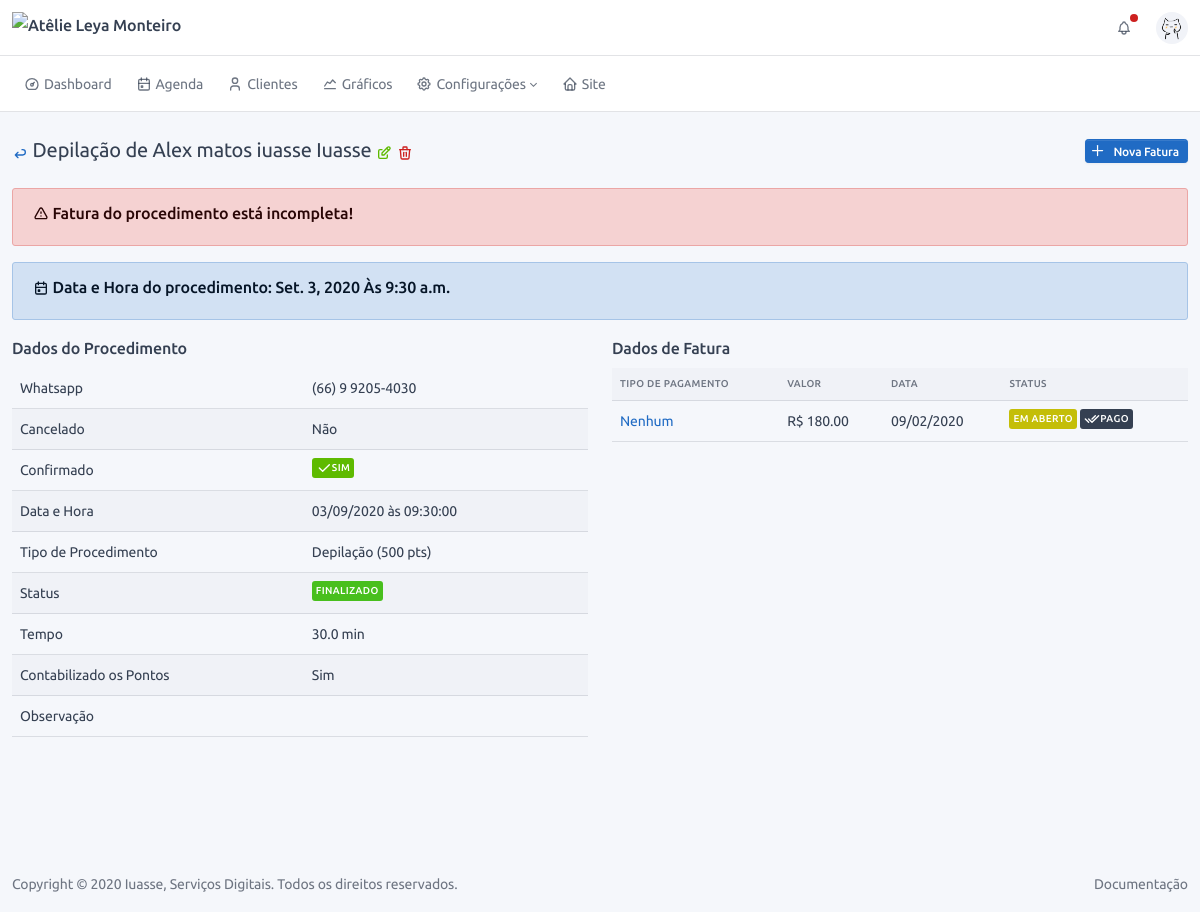
The app's page /service/2/27/profile/ (signed in), older data.
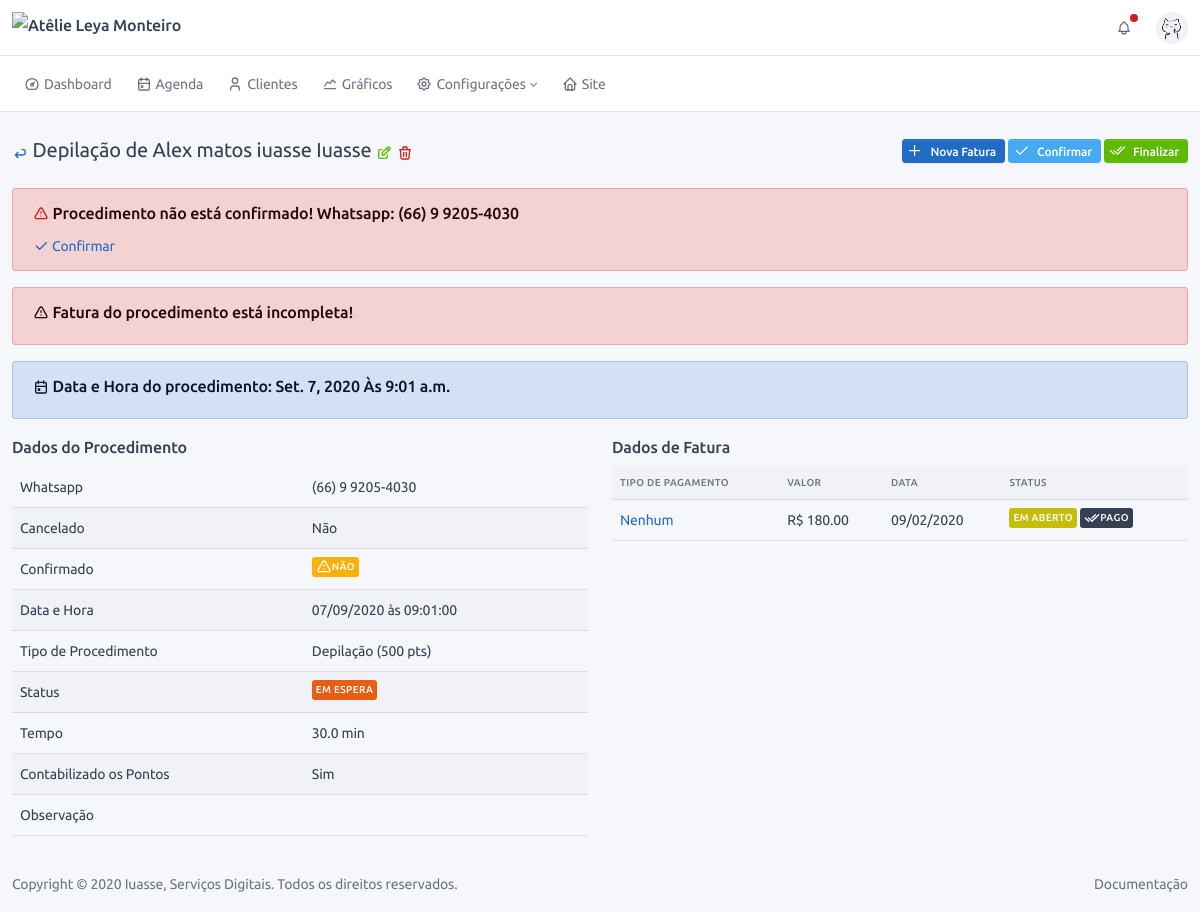
The same page, newer data.
### service/models.py (models this page shows, shortened)
class OrderOfService(BaseModel):
    type_of_service = models.ForeignKey("config.TypeOfService", verbose_name="Procedimento", on_delete=models.SET_NULL,
                                        null=True)
    status = models.ForeignKey("config.StatusService", verbose_name="Status", on_delete=models.PROTECT)
    finished = models.BooleanField("finalizado", default=False)
    counted = models.BooleanField("contabilizado", default=False, help_text="Procedimento já foi contabilizado?")
    confirmed = models.BooleanField("confirmado", default=False, help_text="Procedimento foi confirmado?")
    canceled = models.BooleanField("cancelado", default=False, help_text="Procedimento foi cancelado?")
    date = models.DateField("Data", default=timezone.localtime(timezone.now()))
    time = models.TimeField("Hora", default=timezone.localtime(timezone.now()))
    observation = models.TextField("observação", blank=True)
    customer = models.ForeignKey("users.CustomUser", verbose_name="Cliente", on_delete=models.CASCADE, blank=True,
                                 null=True)
    def get_back_url(self):
        return reverse('users:customuser:profile_admin', kwargs={'pk': self.customer.pk})
    def get_delete_url(self):
        return reverse(self.get_reverse_delete, kwargs={'cpk': self.customer.pk, 'pk': self.pk})
    def get_edit_url(self):
        return reverse(self.get_reverse_edit, kwargs={'cpk': self.customer.pk, 'pk': self.pk})
    def get_new_invoice_url(self):
        return reverse('financial:invoice:create', kwargs={'spk': self.pk})
    def get_confirmed_url(self):
        return reverse('service:orderofservice:confirmed', kwargs={'pk': self.pk, 'flag': 0})
    def get_finished_url(self):
        return reverse('service:orderofservice:finished', kwargs={'pk': self.pk, 'flag': 0})
    def get_full_name(self):
        return "{} de {}".format(self.type_of_service, self.customer.get_full_name())
    def get_confirmed_html(self):
        return settings.ICON_CONFIRMED if self.confirmed else settings.ICON_NOT_CONFIRMED
    def get_date_html(self):
        return "Hoje às {} <span class='text-info'>{}</span>".format(self.time,
                                                                     ICON_CALENDAR) if self.date == date.today() \
            else "{} às {}".format(self.date.strftime("%d/%m/%Y"), self.time)
    def get_status_html(self):
        return f"<span class='badge' style='background-color: {self.status.contextual};'>{self.status}</span>"
    def get_dict_data(self):
        return {
            'Whatsapp': self.customer.whatsapp,
            'Cancelado': "Sim" if self.canceled else "Não",
            'Confirmado': mark_safe(self.get_confirmed_html),
            'Data e Hora': mark_safe(self.get_date_html()),
            'Tipo de Procedimento': "{} ({} pts)".format(self.type_of_service, self.type_of_service.rewarded_points),
            'Status': mark_safe(self.get_status_html()),
            'Tempo': f'{self.type_of_service.time} min',
            'Contabilizado os Pontos': "Sim" if self.counted else "Não",
            'Observação': self.observation,
        }
    def get_invoice_sorted_by_date(self):
        retDict = {}
        for s in self.invoice_set.all().order_by('-date', '-id'):
            m_y = "{}/{}".format(s.date.month, s.date.year)
            if m_y in retDict:
                retDict[m_y]['invoices'].append(s)
            else:
                retDict[m_y] = {}
                retDict[m_y]['invoices'] = []
                retDict[m_y]['invoices'].append(s)
        return retDict
    def get_past_date_without_invoice(self):
        return self.date < date.today() and self.invoice_set.all().count() == 0
    def get_invoice_not_completed(self):
        if self.date < date.today():
            for i in self.invoice_set.all():
                if not i.type_of_payment:
                    return True
        return False

### users/models.py (models this page shows, shortened)
class CustomUser(AbstractUser):
    birth_day = models.DateField('data de nascimento', blank=True, null=True)
    whatsapp = models.CharField('whatsapp', max_length=16)
    total_of_points = models.IntegerField(default=0, verbose_name='Total de pontos')
    def get_full_name(self):
        return "{} {}".format(self.first_name, self.last_name)

### config/models.py (models this page shows, shortened)
class BaseConfigModel(BaseModel):
    name = models.CharField("nome", max_length=128)
    def __str__(self):
        return self.name
    class Meta:
        abstract = True

class TypeOfService(BaseConfigModel):
    contextual = models.CharField("cor", default="#ffffff", max_length=7,
                                  help_text="Escolha uma cor para representar esse procedimento!")
    time = models.FloatField("tempo", default=30, help_text="Coloque o tempo em minutos, ex.: 1hr = 60min")
    value = models.DecimalField("Valor", max_digits=11, decimal_places=2, default=0,
                                help_text="Valor do procedimento, ele será usado para auto preenchimento de alguns "
                                          "campos!")
    rewarded_points = models.IntegerField("pontos ganhos", default=0)
    description = models.TextField("Descrição", blank=True, help_text="Usado no site para descrever o procedimento")
    image = models.ImageField("Foto", upload_to='images/', help_text="Foto representando o procedimento.",
                              blank=True, null=True)

### service/views.py (the view)
# urls.py: path('<int:cpk>/<int:pk>/profile/', OrderOfServiceProfile.as_view(), name='profile'),
class OrderOfServiceProfile(LoginRequiredMixin, View):
    template = 'service/profile.html'
    title = TITLE_VIEW_ORDER_OF_SERVICE
    subtitle = SUBTITLE_ORDER_OF_SERVICE
    def get(self, request, cpk, pk):
        return render(request, self.template, {'obj': OrderOfService.objects.get(pk=pk)})

### base/models.py (called while the page is built)
    @property
    def get_reverse_delete(self):
        return '{}:{}:delete'.format(self._meta.app_label, self._meta.model_name)

    @property
    def get_reverse_edit(self):
        return '{}:{}:edit'.format(self._meta.app_label, self._meta.model_name)

### financial/models.py (called while the page is built)
    def get_edit_url(self):
        return reverse(self.get_reverse_edit, kwargs={'spk': self.order_of_service.pk, 'pk': self.pk})

    def get_is_success(self):
        return self.status.pk == settings.STATUS_PAYMENT_SUCCESS

### frontend/templates/service/profile.html (shortened to what this page needs)
{% extends '../base/profile.html' %}
{% block page_header_actions %}
<a class="btn btn-sm btn-primary d-none d-sm-inline-block ml-auto" data-toggle="tooltip"
   href="{{obj.get_new_invoice_url}}"
   title="{{TOOLTIP_NEW_INVOICE}}">
    {{ICON_ADD|safe}}
    Nova Fatura
</a>
{% if not obj.confirmed %}
<a class="btn btn-sm btn-info d-none d-sm-inline-block" data-toggle="tooltip"
   href="{{obj.get_confirmed_url}}" title="{{TOOLTIP_SERVICE_CONFIRM}}">
    {{ICON_CHECK|safe}}
    Confirmar
</a>
{% endif %}
{% if not obj.finished %}
<a class="btn btn-sm btn-success d-none d-sm-inline-block" data-toggle="tooltip"
   href="{{obj.get_finished_url}}" title="{{TOOLTIP_SERVICE_FINISH}}">
    {{ICON_DOUBLE_CHECK|safe}}
    Finalizar
</a>
{% endif %}
{% endblock %}
{% block profile_content %}
{% if not obj.confirmed %}
<div class="col-md-12">
    <div class="alert alert-danger">
        <h3>
            <span class="text-danger">{{ICON_TRIANGLE_ALERT|safe}}</span>
            Procedimento não está confirmado! Whatsapp: {{obj.customer.whatsapp}}
        </h3>
        <a data-toggle="tooltip" href="{{obj.get_confirmed_url}}" title="{{TOOLTIP_SERVICE_CONFIRM}}">
            {{ICON_CHECK|safe}}
            Confirmar
        </a>
    </div>
</div>
{% endif %}
{% if obj.get_invoice_not_completed %}
<div class="col-md-12">
    <div class="alert alert-danger">
        <h3>
            {{ICON_TRIANGLE_ALERT|safe}}
            Fatura do procedimento está incompleta!
        </h3>
    </div>
</div>
{% endif %}
<div class="col-md-12">
    <div class="alert alert-primary">
        <h3>
            {{ICON_CALENDAR|safe}}
            Data e Hora do procedimento: {{obj.date}} Às {{obj.time}}
        </h3>
    </div>
</div>
<div class="row">
    <div class="col-md-6">
        <h3>Dados do Procedimento</h3>
        <div class="table-responsive">
            <table class="table table-hover table-striped">
                {% for k, v in obj.get_dict_data.items %}
                <tr>
                    <td>{{k}}</td>
                    <td>{{v|default_if_none:""}}</td>
                </tr>
                {% endfor %}
            </table>
        </div>
    </div>
    <div class="col-md-6">
        <h3>Dados de Fatura</h3>
        <div class="table-responsive">
            <table class="table table-hover table-striped">
                <thead>
                <tr>
                    <th>Tipo de Pagamento</th>
                    <th>Valor</th>
                    <th>Data</th>
                    <th>Status</th>
                </tr>
                </thead>
                {% for k, v in obj.get_invoice_sorted_by_date.items %}
                {% for kk,vv in v.items %}
                {% for s in vv %}
                <tr>
                    <td>
                        <a href="{{s.get_edit_url}}">
                            {{s.type_of_payment|default_if_none:"Nenhum"}}
                        </a>
                    </td>
                    <td>R$ {{s.value}}</td>
                    <td>{{s.date|date:"SHORT_DATE_FORMAT"}}</td>
                    <td>
                        <span class="badge" style="background-color: {{s.status.contextual}};">
                            {{s.status|default_if_none:"Nenhum"}}
                        </span>
                        {% if not s.get_is_success %}
                        <a data-toggle="tooltip" href="{% url 'financial:invoice:success' pk=s.pk %}"
                           title="{{TOOLTIP_PAYMENT_PAY}}">
                            <span class="badge bg-dark">{{ICON_DOUBLE_CHECK|safe}} Pago</span>
                        </a>
                        {% endif %}
                    </td>
                </tr>
                {% endfor %}
                {% endfor %}
                {% endfor %}
            </table>
        </div>
    </div>
</div>
{% endblock %}

### frontend/templates/base/profile.html
{% extends 'base.html' %}
{% block content %}
<div class="container-xl">
    <div class="page-header">
        <div class="row align-items-center">
            <div class="col-auto">
                <h2 class="page-title">
                    <a data-toggle="tooltip" href="{{obj.get_back_url}}" title="Voltar">
                        <span class="text-primary">{{ICON_ARROW_BACK|safe}}</span>
                    </a>
                    {{obj.get_full_name}}
                    <a data-toggle="tooltip" href="{{obj.get_edit_url}}" title="Editar">
                        <span class="text-success">{{ICON_EDIT|safe}}</span>
                    </a>
                    <a data-toggle="tooltip" href="{{obj.get_delete_url}}" title="Deletar">
                        <span class="text-danger">{{ICON_DELETE|safe}}</span>
                    </a>
                </h2>
            </div>
            <div class="col-auto ml-auto d-print-none">
                {% block page_header_actions %}{% endblock %}
            </div>
        </div>
    </div>
    {% block profile_content %}{% endblock %}
</div>
{% endblock %}

Row changes from the older to the newer data that the page shows:
changed OrderOfService "Depilação de Alex matos iuasse Iuasse": confirmed True → False (drawn); finished True → False (drawn); customer.whatsapp (not shown) → "(66) 9 9205-4030"; date "Set. 3, 2020" → "Set. 7, 2020"; time "9:30 a.m." → "9:01 a.m."
Text that changed along with them:
text now shown: "Confirmar Finalizar Procedimento não está confirmado! Whatsapp: Confirmar"
new list line: "Confirmado"
new list line: "NÃO"
new list line: "Data e Hora 07/09/2020 às 09:01:00"
new list line: "Status EM ESPERA"
list line gone: "Confirmado"
list line gone: "SIM"
list line gone: "Data e Hora 03/09/2020 às 09:30:00"
list line gone: "Status FINALIZADO"
